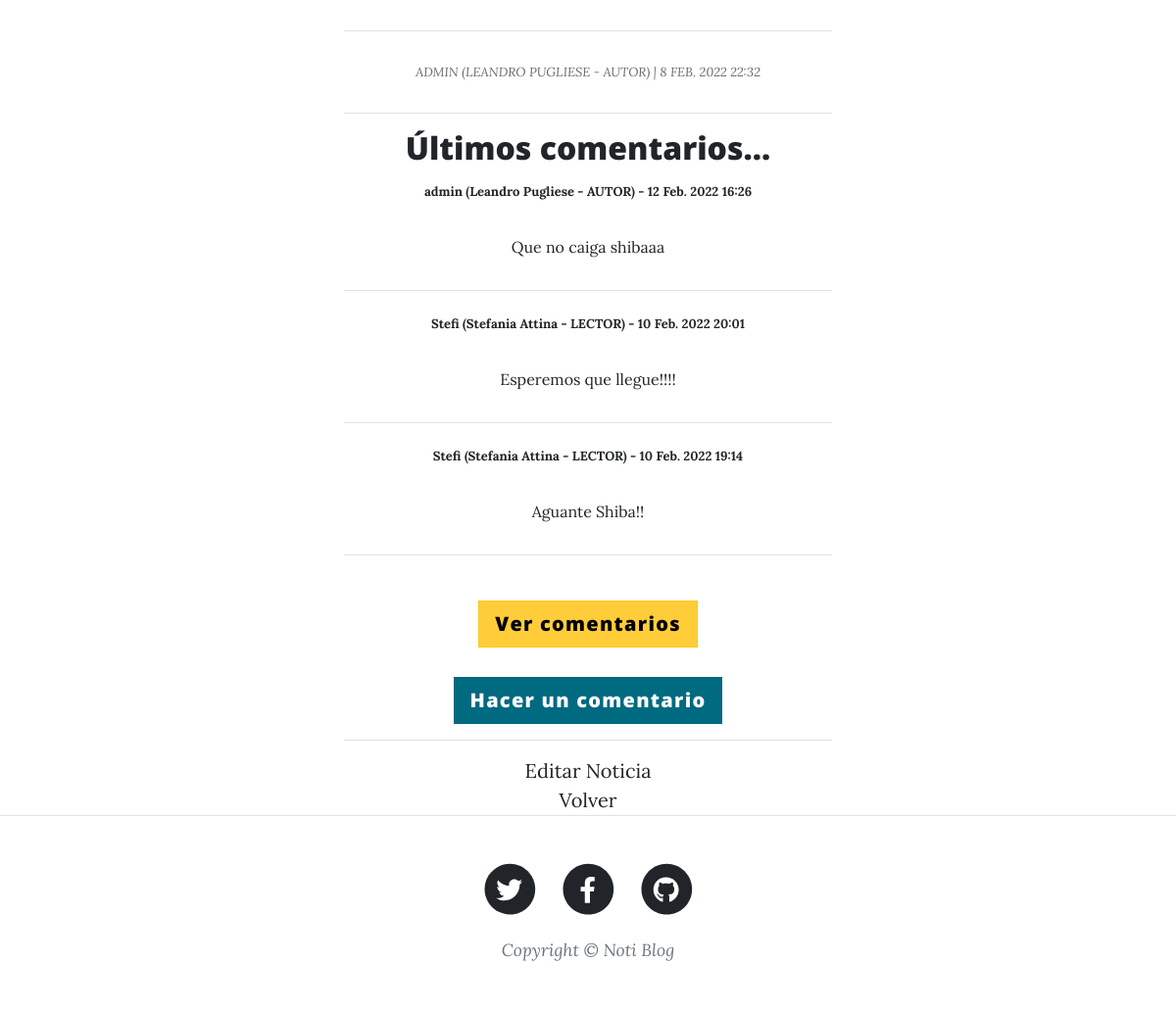
Page /PlayApp/publicaciones_detalle/1/ (signed in, lower part) on the earlier database version.
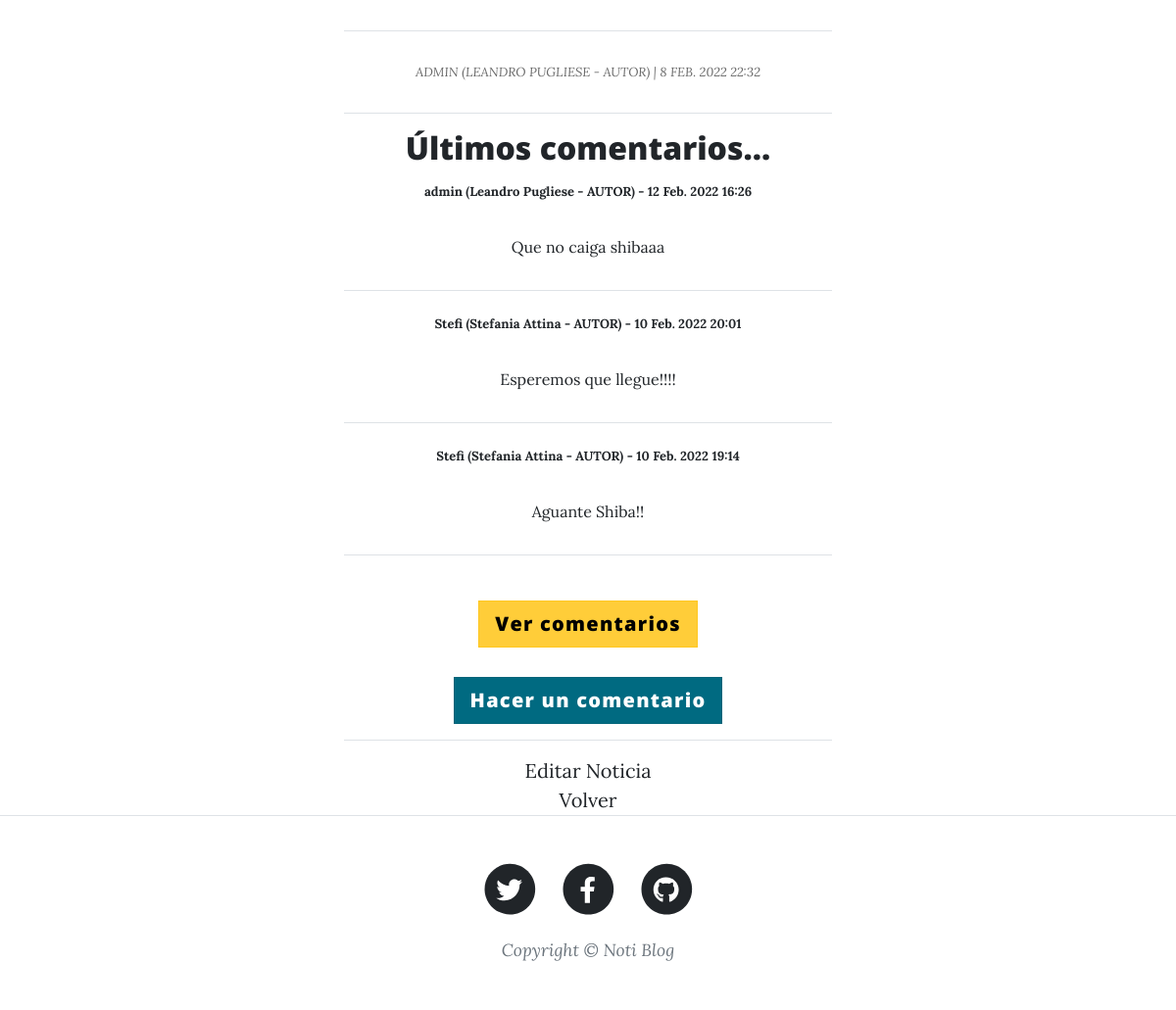
Same page on the later database version.
### PlayApp/models.py (models this page shows, shortened)
class Comentario(models.Model):
    publicacion = models.ForeignKey(Publicacion, related_name="comentarios", on_delete=models.CASCADE, default="")
    nombre = models.ForeignKey(settings.AUTH_USER_MODEL, on_delete=models.CASCADE)
    comentario = models.TextField(max_length=300)
    fecha = models.DateTimeField(auto_now_add=True)

class Usuario(AbstractBaseUser):
    TIPO_USUARIO = [
        ("ADMIN","Admin"),
        ("LECTOR","Lector"),
        ("AUTOR","Autor"),
    ]
    username = models.CharField(max_length=40, unique=True)
    nombre = models.CharField(max_length=40)
    apellido = models.CharField(max_length=40)
    email = models.EmailField(max_length=254, verbose_name="email", unique=True)
    avatar = models.ImageField(upload_to=upload_avatar, null=True, blank=True)
    tipo = models.CharField(max_length=6, choices=TIPO_USUARIO, default="LECTOR")
    date_joined = models.DateTimeField(verbose_name="Fecha de Registro", auto_now_add=True)
    last_login = models.DateTimeField(verbose_name="Ultima Conexión", auto_now=True)
    is_admin = models.BooleanField(default=False)
    is_active = models.BooleanField(default=True)
    is_staff = models.BooleanField(default=False)
    is_superuser = models.BooleanField(default=False)
    USERNAME_FIELD = "username" #Buscar si se puede poner que sea nombre de usuario o email, que de la opcion de loguear ocn cualquiera de los dos.
    REQUIRED_FIELDS = ["nombre", "apellido", "email", "avatar", "tipo"] #No pongo 'username' porque ya es requerido al ser USERNAME_FIELD (dato usado para loggearse)
    objects = Manager_Usuario()
    def __str__(self):
        return f"{self.username}  ({self.nombre}  {self.apellido} - {self.tipo})"

### PlayApp/views.py (the view)
# urls.py: path("publicaciones_detalle/<int:pk>/", views.detalle_publicacion, name = "Detalle Publicaciones"),
@login_required
def detalle_publicacion(request, pk):
    contexto = {}
    publicacion = get_object_or_404(Publicacion, pk=pk)
    comentarios = publicacion.comentarios.all().order_by("-fecha")[0:3]
    contexto['publicacion'] = publicacion
    contexto['comentarios'] = comentarios
    return render(request, 'PlayApp/T04.3-publicaciones_detalle.html', contexto)

### PlayApp/Templates/PlayApp/T04.3-publicaciones_detalle.html (shortened to what this page needs)
{% extends "PlayApp/T01-view.html" %}
{% load static %}
{% block ContenidoTemplate %}
<body style="text-align:center">
    <div class="container px-4 px-lg-5">
        <div class="row gx-4 gx-lg-5 justify-content-center">
            <div class="col-md-5 col-lg-4 col-xl-6">
                <hr/>
                <p style="color:dimgrey; font-size: 13px; text-transform: uppercase;"><i>{{ publicacion.autor }} | {{ publicacion.fecha_publi }}</i></p>
                <hr/>
                    <h2>Últimos comentarios...</h2>
                    {% if not comentarios  %}
                        Sin comentarios aun...
                        <br><br><a class="btn btn-primary btn-lg active" href="{% url 'Crear Comentarios' publicacion.id %}">Hacer un comentario</a>
                    {% else %}
                    {% for comentario in comentarios %}
                    <b style="font-size:small">
                        {{comentario.nombre}} -
                        {{comentario.fecha}}
                    </b>
                    <p style="font-size: medium">
                    {{comentario.comentario}}
                    </p>
                    <hr>
                    {% endfor %}
                    <br>
                    <a class="btn btn-warning btn-lg active" href="{% url 'Lista Comentarios' publicacion.id %}">Ver comentarios</a>
                    <br>
                    <br>
                    <a class="btn btn-primary btn-lg active" href="{% url 'Crear Comentarios' publicacion.id %}">Hacer un comentario</a>
                    {% endif %}
                    <hr>
                    <a href="{% url 'Update Publicaciones' publicacion.id %}">Editar Noticia</a>
                    <br>
                    <a href="{% url 'Publicaciones' %}">Volver</a>
            </div>
        </div>
    </div>
</body>
{% endblock %}

Differences in the rows shown:
changed through a linked row, Comentario "Esperemos que llegue!!!!": nombre "Stefi (Stefania Attina - LECTOR)" → "Stefi (Stefania Attina - AUTOR)"
changed through a linked row, Comentario "Aguante Shiba!!": nombre "Stefi (Stefania Attina - LECTOR)" → "Stefi (Stefania Attina - AUTOR)"
